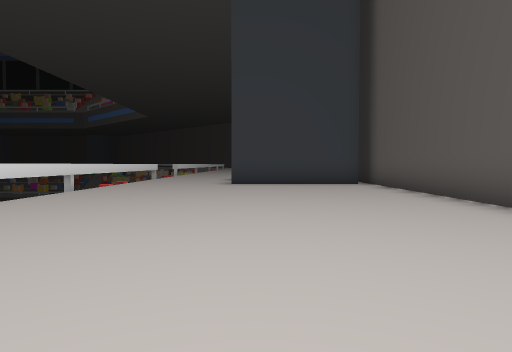
view 1 (above)

24 first-person views from a walk through a 3-D level made in the Unity game engine. The camera is 1.2 m above the floor, tilts 2° down and sees 75° across. The floor is counted in squares, 2 m on a side. Each view is taken from the middle of a square. On the plan, view 1 faces up. The plan holds only what a view shows up to about 10 squares ahead; the rest is blank. The place goes on beyond the plan.

view 2
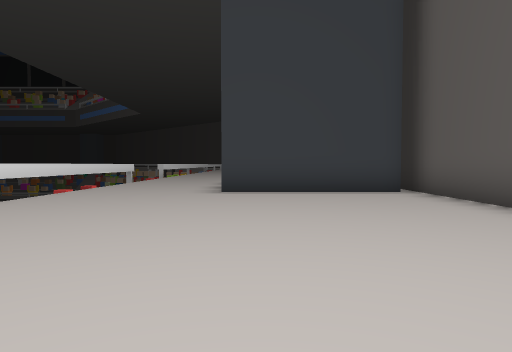

view 3
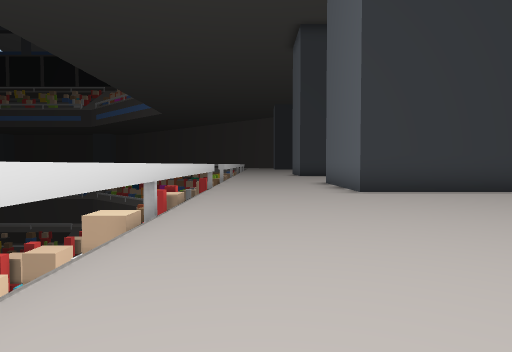

view 4
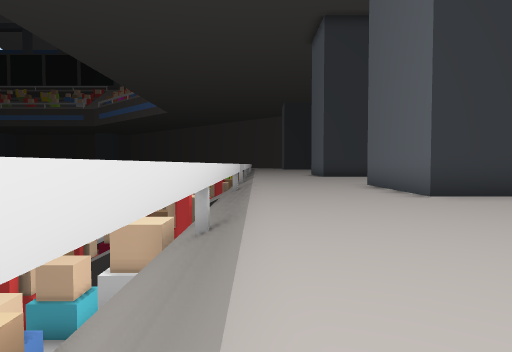

view 5
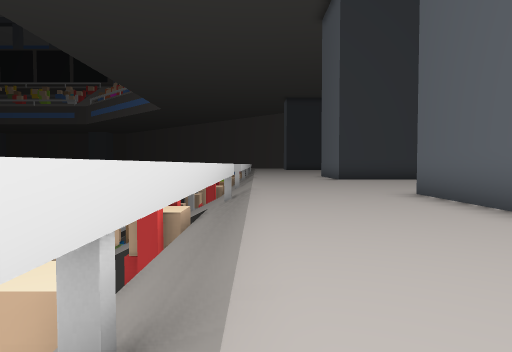

view 6
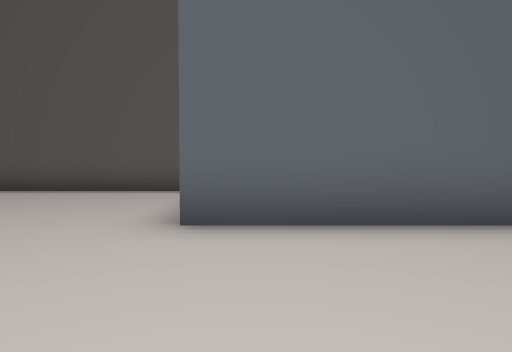

view 7
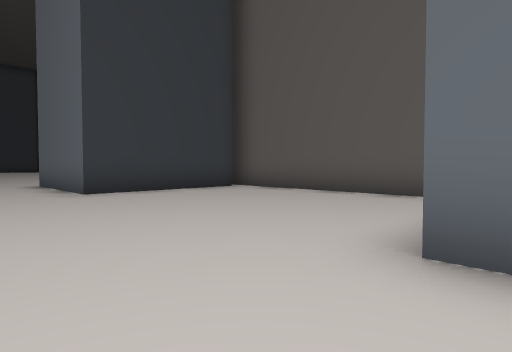

view 8
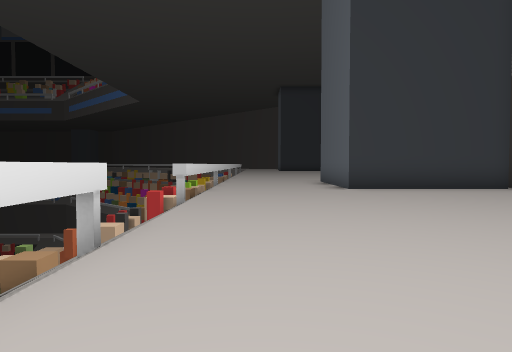

view 9
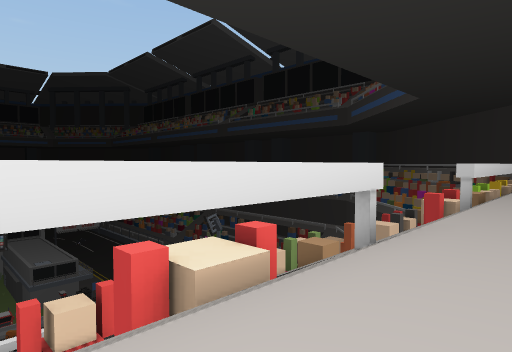

view 10
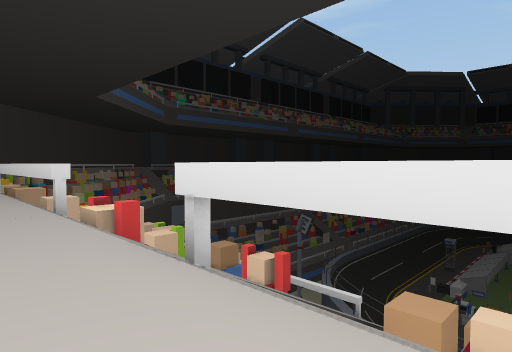

view 11
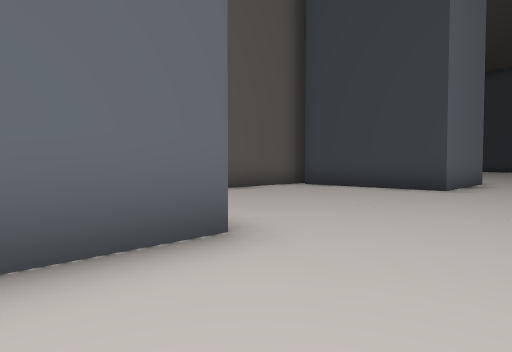

view 12
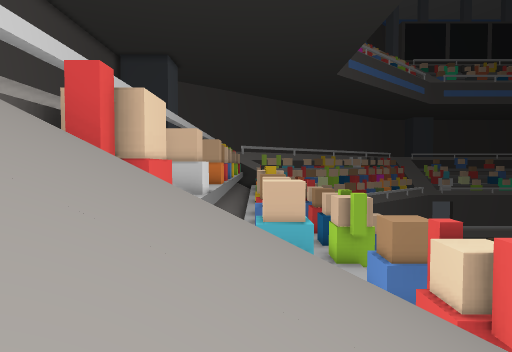

view 13
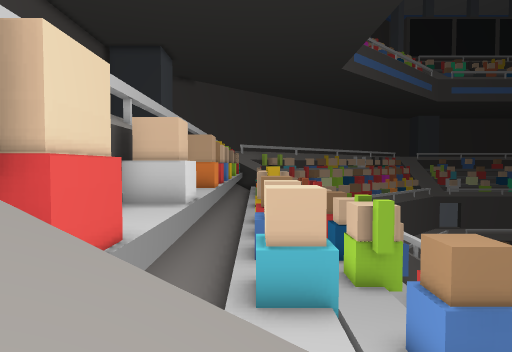

view 14
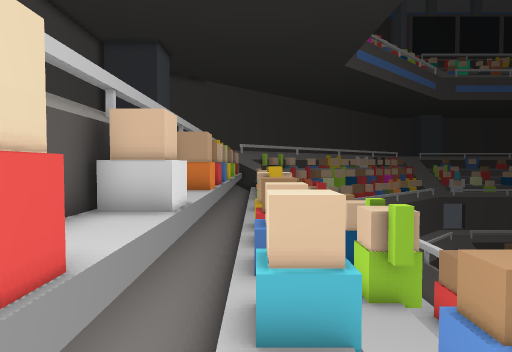

view 15
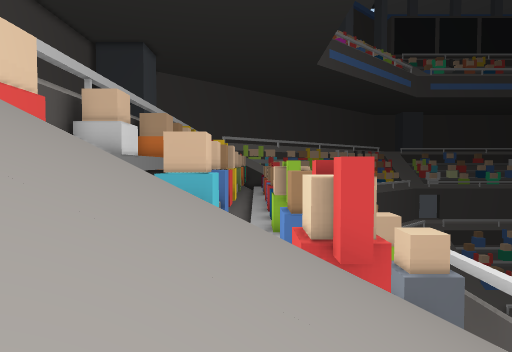

view 16
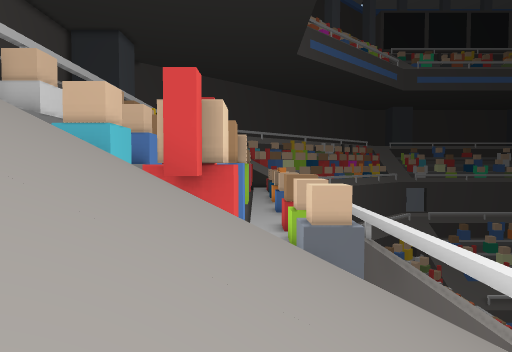

view 17
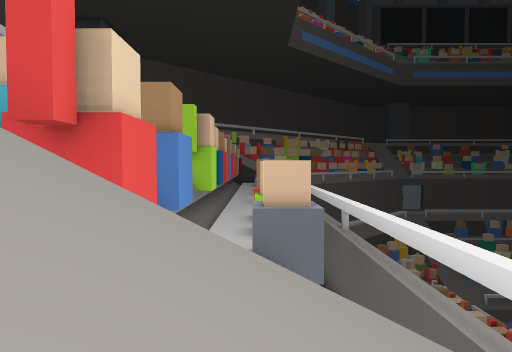

view 18
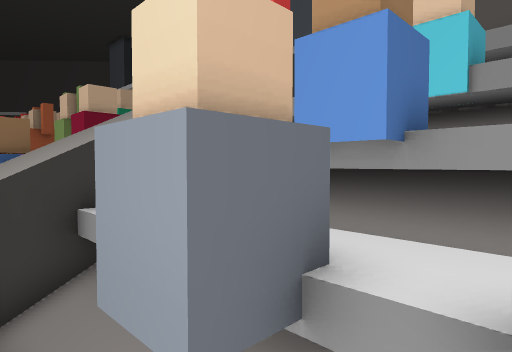

view 19
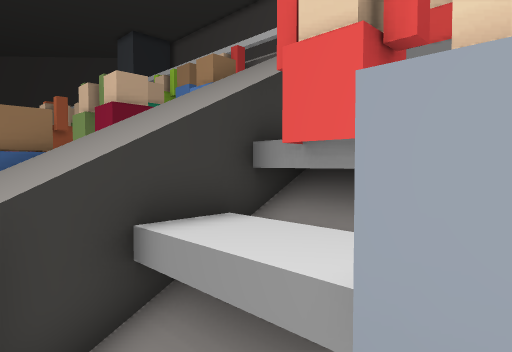

view 20
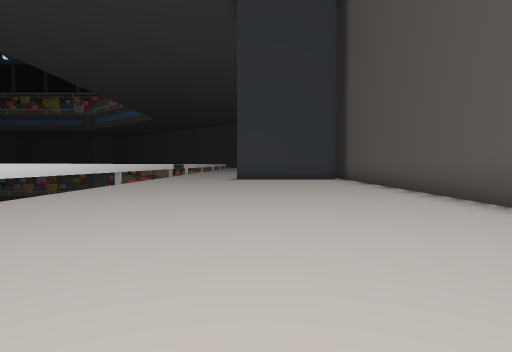

view 21
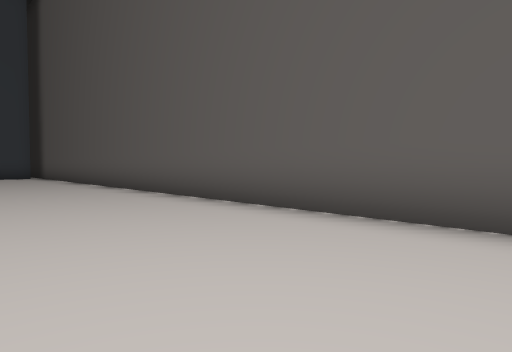

view 22
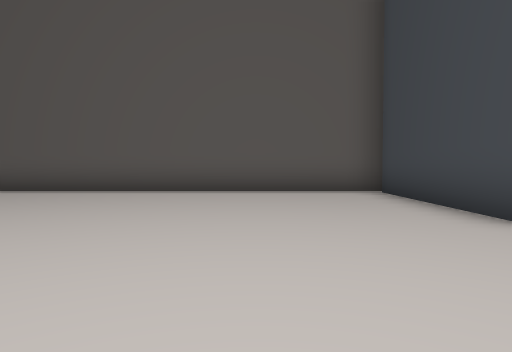

view 23
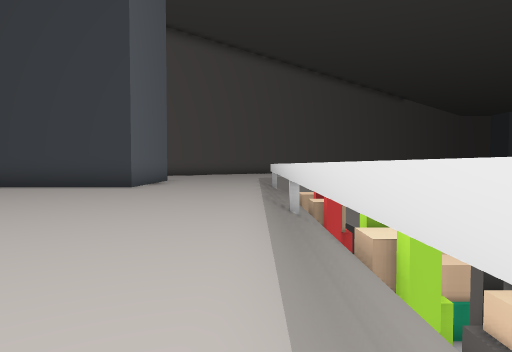

view 24
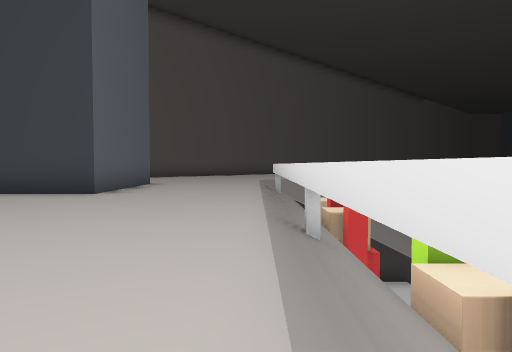

### Floor plan
Key: @ floor where view 1 was taken; # wall or solid block; x gap in a wall; . main floor; - floor 0.75 m lower than the main floor; _ floor 11 m lower than the main floor; / step, stairs or slope; ^ raised ledge; v drop or lower ground.
Columns run from 16 left of view 1 to 4 right of it. Each row starts with its distance up from view 1.
 22     v#      /...#
 21   vvv# vv  v/...#
 20   #xvv ^^  #/...#####
 19   ///////////.......#
 18   ///////////.......#
 17   ///////////.......#
 16   ///////////.......#
 15 v_vvv#vv v#//.......#
 14 v_vvv# v v-v/.......#
 13 v_vvvvvvvvvv/...#####
 12 v_##x#vvvvvv/...##
 11 v_vvvvvvvvvv/...#####
 10 v_##vvvvvvvv/.......#
  9 v_ #vvvvvvvv/.......#
  8 v_ #x#vvvvvv/.......#
  7    #vv vvvvv/.......#
  6    v   vvvvv/.......#
  5            v/.......#
  4            v/.......#
  3            v/.......#
  2             /.......#
  1              .......#
  0             /...@...#
 -1            v/.......#
 -2            v/.......#
 -3            v/.......#
 -4          v^//.......#
 -5         vvvv/.......#
 -6        vv ^v/.......#
 -7        vv  v/.......#
 -8        vv  v/.......#
 -9          v^v/...#####
-10           vv/...#
-11         v  v/...#
-12         v   /...#

Positions as (right, up) in squares from view 1, and headings:
1: (0, 0), facing up
2: (0, 3), facing up
3: (-3, 3), facing up
4: (-4, 4), facing up
5: (-4, 7), facing up
6: (-4, 13), facing right
7: (-3, 13), facing up-right
8: (-3, 12), facing up
9: (-3, 12), facing up-left
10: (-3, 22), facing down-left
11: (-3, 22), facing down-right
12: (-8, 19), facing down
13: (-8, 17), facing down
14: (-8, 16), facing down
15: (-10, 19), facing down
16: (-12, 19), facing down
17: (-13, 18), facing down
18: (-15, 10), facing up-right
19: (-15, 12), facing up-right
20: (0, -3), facing up
21: (0, -6), facing up-right
22: (-4, -6), facing right
23: (-4, 0), facing down
24: (-4, -2), facing down
